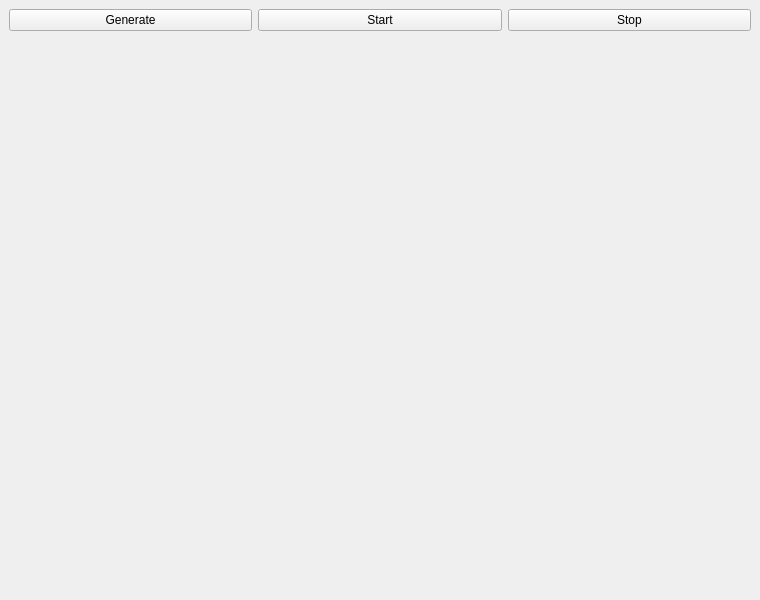
<?xml version="1.0" encoding="UTF-8"?>
<ui version="4.0">
 <class>MainWindow</class>
 <widget class="QMainWindow" name="MainWindow">
  <property name="geometry">
   <rect>
    <x>0</x>
    <y>0</y>
    <width>760</width>
    <height>600</height>
   </rect>
  </property>
  <property name="windowTitle">
   <string>Game of Life</string>
  </property>
  <widget class="QWidget" name="centralwidget">
   <layout class="QVBoxLayout" name="verticalLayout">
    <item>
     <layout class="QHBoxLayout" name="buttonLayout">
      <item>
       <widget class="QPushButton" name="generateButton">
        <property name="text">
         <string>Generate</string>
        </property>
       </widget>
      </item>
      <item>
       <widget class="QPushButton" name="startButton">
        <property name="text">
         <string>Start</string>
        </property>
       </widget>
      </item>
      <item>
       <widget class="QPushButton" name="stopButton">
        <property name="text">
         <string>Stop</string>
        </property>
       </widget>
      </item>
     </layout>
    </item>
    <item>
     <widget class="QLabel" name="boardLabel">
      <property name="minimumSize">
       <size>
        <width>500</width>
        <height>400</height>
       </size>
      </property>
      <property name="text">
       <string/>
      </property>
      <property name="alignment">
       <set>Qt::AlignHCenter|Qt::AlignTop</set>
      </property>
     </widget>
    </item>
   </layout>
  </widget>
 </widget>
 <resources/>
 <connections/>
</ui>
